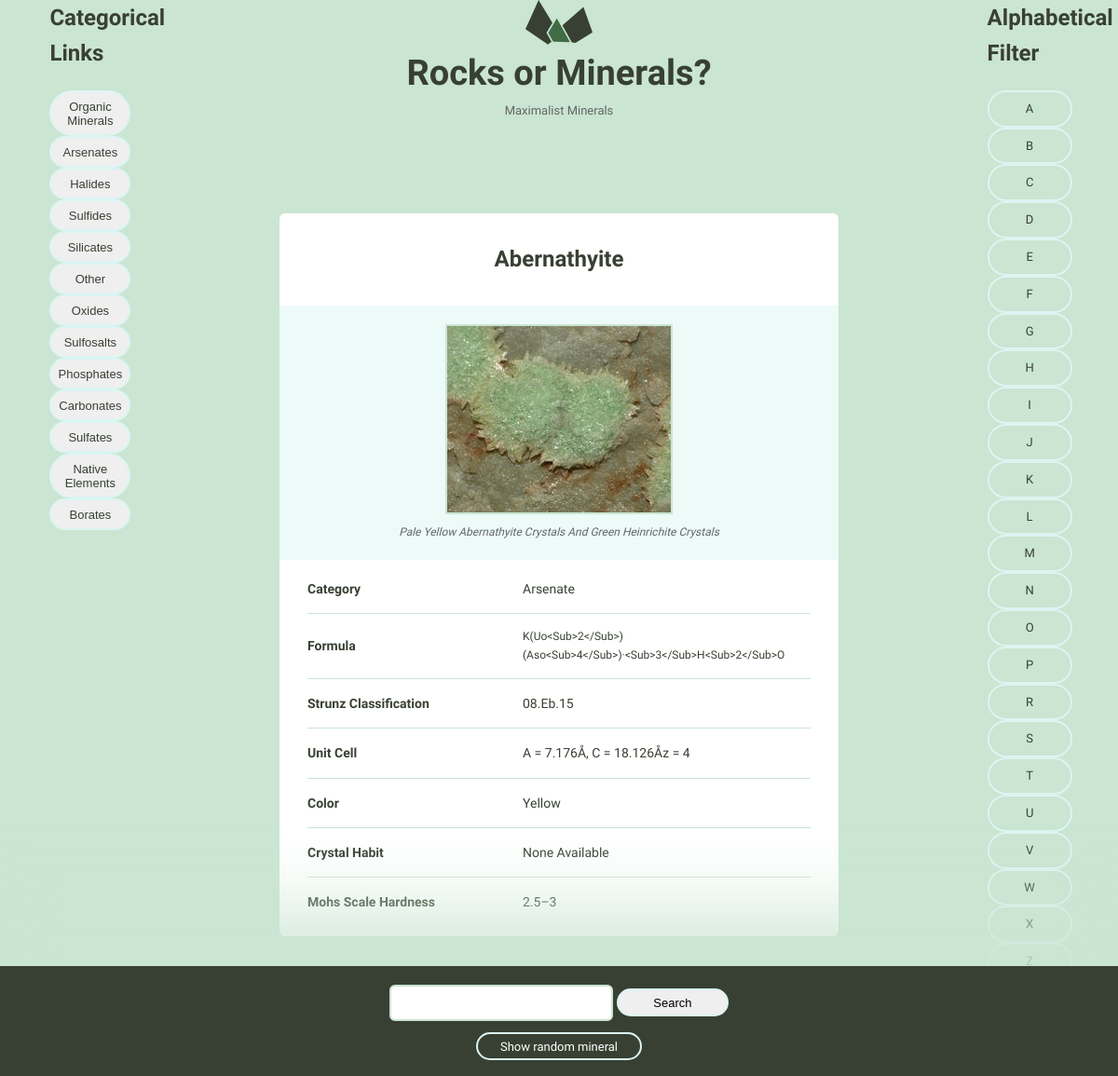
Page /minerals/2/ on the committed database.
### minerals/models.py (models this page shows, shortened)
class Mineral(models.Model):
    name = models.CharField(unique=True, max_length=255)
    image_filename = models.FileField(blank=True, default='')
    image_caption = models.TextField(blank=True, default='')
    category = models.CharField(blank=True, default='', max_length=255)
    formula = models.TextField(blank=True, default='', max_length=255)
    strunz_classification = models.CharField(blank=True, default='', max_length=255)
    crystal_system = models.CharField(blank=True, default='', max_length=255)
    unit_cell = models.CharField(blank=True, default='', max_length=255)
    color = models.CharField(blank=True, default='', max_length=255)
    crystal_symmetry = models.CharField(blank=True, default='', max_length=255)
    cleavage = models.CharField(blank=True, default='', max_length=255)
    mohs_scale_hardness = models.CharField(blank=True, default='', max_length=255)
    luster = models.CharField(blank=True, default='', max_length=255)
    streak = models.CharField(blank=True, default='', max_length=255)
    diaphaneity = models.CharField(blank=True, default='', max_length=255)
    optical_properties = models.CharField(blank=True, default='', max_length=255)
    group = models.CharField(blank=True, default='', max_length=255)
    refractive_index = models.CharField(blank=True, default='', max_length=255)
    crystal_habit = models.CharField(blank=True, default='', max_length=255)
    specific_gravity = models.CharField(blank=True, default='', max_length=255)

### minerals/views.py (the view)
# urls.py: url(r'(?P<pk>\d+)/$', mineral_views.mineral_detail, name='detail'),
def mineral_detail(request, pk):
    selected_mineral = get_object_or_404(Mineral, id=pk)
    return render(request,
                  'detail.html',
                  {'mineral': selected_mineral})

### mineralcatalog_search/templatetags/utlity_tags.py (called while the page is built)
@register.simple_tag
def random_mineral():
    record = random.randint(Mineral.objects.all().order_by("id")[0].id,
                            Mineral.objects.all().order_by("-id")[0].id)
    link = Mineral.objects.get(pk=record)
    return reverse('minerals:detail', kwargs={"pk":link.id})

@register.simple_tag
def menu_dict():
    mineral_names_ids = {}
    for mineral in Mineral.objects.all().values('id', 'name', 'group'):
        if mineral['group'] in mineral_names_ids.keys():
            mineral_names_ids[mineral['group']].append(
                                             (mineral['name'],
                                              reverse('minerals:detail', kwargs={"pk": mineral['id']}))
                                             )
        else:
            mineral_names_ids[mineral['group']] = [
                                         (mineral['name'],
                                         reverse('minerals:detail', kwargs={"pk": mineral['id']}))
                                        ]
    return mineral_names_ids

@register.simple_tag
def alpha_dict():
    mineral_names_ids = {}
    for mineral in Mineral.objects.all().values('id', 'name'):
        letter = mineral['name'][0].upper()
        if letter in mineral_names_ids.keys():
            mineral_names_ids[letter].append(
                                             (mineral['name'],
                                              reverse('minerals:detail', kwargs={"pk": mineral['id']}))
                                            )
        else:
            mineral_names_ids[letter] = [
                                         (mineral['name'],
                                         reverse('minerals:detail', kwargs={"pk": mineral['id']}))
                                        ]
    return mineral_names_ids

### minerals/templates/detail.html
{% extends "layout.html" %}
{% load static %}
{% load utility_tags %}
{% block content %}
    <div class="bounds bounds--small">
      <div class="grid-100 mineral__container">
        <h1 class="mineral__name">{{mineral.name|title}}</h1>
        <div class="mineral__image-bg">
            <img class="mineral__image" src="{% static 'images/'|add:mineral.name|add:'.jpg' %}">
          <p class="mineral__caption">{{mineral.image_caption|default:"None Available"|title}}</p>
        </div>
        <div class="mineral__table-container">
          <table class="mineral__table">
            <tr>
              <td class="mineral__category">Category</td>
              <td>{{mineral.category|default:"None Available"|title}}</td>
            </tr>
            <tr>
              <td class="mineral__category">Formula</td>
              <td class="mineral__formula">{{mineral.formula|default:"None Available"|title}}</td>
            </tr>
            <tr>
              <td class="mineral__category">Strunz Classification</td>
              <td>{{mineral.strunz_classification|default:"None Available"|title}}</td>
            </tr>
            <tr>
              <td class="mineral__category">Unit Cell</td>
              <td>{{mineral.unit_cell|default:"None Available"|title}}</td>
            </tr>
            <tr>
              <td class="mineral__category">Color</td>
              <td>{{mineral.color|default:"None Available"|title}}</td>
            </tr>
            <tr>
              <td class="mineral__category">Crystal Habit</td>
              <td>{{mineral.crystal_habit|default:"None Available"|title}}</td>
            </tr>
            <tr>
              <td class="mineral__category">Mohs Scale Hardness</td>
              <td>{{mineral.mohs_scale_hardness|default:"None Available"|title}}</td>
            </tr>
          </table>
        </div>
      </div>
    </div>
  </body>
{% endblock %}

### templates/layout.html (shortened to what this page needs)
{%load static from staticfiles %}
{% load utility_tags %}
<!DOCTYPE html>
<html lang="en">
    <head>
      <link rel="stylesheet" type="text/css" href="{% static 'css/global.css' %}">
    </head>
    <body>
    <div class="grid-100">
        <div class="grid-10" style="float: left; margin-left: 2%; margin-right: -8%">
            <h2>Categorical Links</h2>
            {% menu_dict as menu %}
            {% for key, values in menu.items %}
                <button class="accordion">{{key}}</button>
            {% endfor %}
        </div>
        <div class="grid-10" style="float: right; margin-right: 2%; margin-left:-8%">
            <h2>Alphabetical Filter</h2>
            {% alpha_dict as alpha %}
            {% for key, values in alpha.items %}
                {% url 'index' as core_index %}
                {% url 'minerals:index' as mineral_index %}
                {% with request.path|slice:"-1:" as target_letter %}
                    {% if key == target_letter %}
                        <a class="minerals__anchor" href="{% url 'minerals:alpha' letter=key %}" style="font-weight: bolder;">{{key}}</a>
                    {% elif key == 'A' and request.path == core_index or  key == 'A' and request.path == mineral_index %}
                        <a class="minerals__anchor" href="{% url 'minerals:alpha' letter=key %}" style="font-weight: bolder;">{{key}}</a>
                    {% else %}
                        <a class="minerals__anchor" href="{% url 'minerals:alpha' letter=key %}" style="font-weight: lighter;">{{key}}</a>
                    {% endif %}
                {% endwith %}
            {% endfor %}
        </div>
        <div>
            <a href="/">
              <h1 class="logo__name text-centered">Rocks or Minerals?</h1>
            </a>
            <p class="logo__text text-centered">Maximalist Minerals</p>
            {% block content %}
            {% endblock %}
        <div class="minerals__random">
            <form method="GET" action="{% url 'minerals:search' %}">
             <input type="text" id="q" name="q" style="color: black; width: 20%; height: 5%;">
             <button class="minerals__anchor" style="width: 10%; height: 5%; color: black;">Search</button>
            </form>
            <a class="minerals__anchor" href="{% random_mineral %}">Show random mineral</a></li>
        </div>
    </body>
</html>

### assets/css/global.css (style rules this page uses)
html { font-family: sans-serif; -ms-text-size-adjust: 100%; -webkit-text-size-adjust: 100%; }
body { margin: 0; }
h1 { font-size: 2em; margin: 0.67em 0; }
img { border: 0; }
svg:not(:root) { overflow: hidden; }
input { color: inherit; font: inherit; margin: 0; }
input { line-height: normal; }
table { border-collapse: collapse; border-spacing: 0; }
td, th { padding: 0; }
html { font-size: 62.5%; }
body { background-color: #CAE5D2; font-size: 1.5em; line-height: 1.6; font-weight: 400; font-family: "Cousine"; color: #666; }
.bounds { max-width: 800px; margin: 0 auto; padding: 50px 0 150px; overflow: hidden; }
.bounds--small { max-width: 600px; padding: 50px 10px 150px; }
.grid, .grid-5, .grid-10, .grid-15, .grid-20, .grid-25, .grid-30, .grid-33, .grid-35, .grid-40, .grid-45, .grid-50, .grid-55, .grid-60, .grid-65, .grid-66, .grid-70, .grid-75, .grid-80, .grid-90, .grid-95, .grid-100 { float: left; box-sizing: border-box; position: relative; }
.grid-10 { width: 10%; padding: 0 15px; }
.grid-100 { width: 100%; padding: 0 15px; }
h1, h2, h3, h4, h5, h6 { margin-top: 0; margin-bottom: 2rem; font-weight: bold; font-family: "Work Sans", sans-serif; color: #384033; }
h1 { font-size: 3.8rem; }
h2 { font-size: 2.4rem; }
@media (min-width: 550px) { h1 { font-size: 3.8rem; } }
@media (min-width: 550px) { h2 { font-size: 2.4rem; } }
p { margin-top: 0; font-size: 1.6rem; }
input[type="text"] { background: #fff; width: 100%; color: #666; border-radius: 6px; border: 2px solid #CAE5D2; padding: 9px 15px 10px 15px; margin-bottom: 15px; outline: none; box-sizing: border-box; font-size: 1.4rem; font-family: "Work Sans", sans-serif; -webkit-appearance: none; -moz-appearance: none; appearance: none; -webkit-transition: 0.2s; -moz-transition: 0.2s; -ms-transition: 0.2s; -o-transition: 0.2s; transition: 0.2s; }
th, td { padding: 15px; text-align: left; border-bottom: 1px solid #e1e1e1; }
th:first-child, td:first-child { padding-left: 0; }
th:last-child, td:last-child { padding-right: 0; }
input { margin-bottom: 1.5rem; }
table, p, ul { margin-bottom: 2.5rem; }
.text-centered { text-align: center; }
.logo { display: block; fill: #384033; position: relative; margin: 0 auto; width: 72px; }
.logo__name { margin-bottom: 0; }
.logo__text { margin-bottom: 50px; font-size: 13px; }
.minerals__anchor { border: solid 2px #DCF5F2; border-radius: 100px; color: #384033; display: block; font-size: 13px; text-align: center; padding: 8px 0 7px 0; width: 100%; transition: background-color 200ms ease-in-out, font-weight 200ms ease-in-out, color 200ms ease-in-out; }
.minerals__random { background-color: #384033; box-shadow: 0 0 100px 50px #CAE5D2; color: #fff; padding: 20px 0 20px 0; position: fixed; bottom: 0; text-align: center; width: 100%; }
.minerals__random .minerals__anchor { display: inline; color: #fff; padding: 6px 24px 5px 24px; }
.mineral__container { background-color: #fff; border-radius: 6px; list-style: none; padding: 0; text-align: center; }
.mineral__name { display: block; width: 100%; margin: 0; font-size: 24px; padding: 30px 0 30px 0; }
.mineral__image { display: block; margin: 0 auto; border: solid 2px #CAE5D2; }
.mineral__image-bg { background-color: #ecfaf8; padding: 20px 0; }
.mineral__caption { font-size: 12px; font-style: italic; padding: 10px 0 0 0; margin: 0; }
.mineral__table { font-size: 14px; color: #384033; }
.mineral__table td { border-color: #CAE5D2; }
.mineral__table tr:last-of-type td { border-bottom: none; padding-bottom: 0; }
.mineral__table-container { padding: 5px 30px 0; }
.mineral__category { font-weight: bold; width: 40%; }
.mineral__formula { font-size: 12px; }
.accordion { active:false; collapsible: true; border: solid 2px #DCF5F2; border-radius: 100px; color: #384033; display: block; font-size: 13px; text-align: center; padding: 8px 0 7px 0; width: 100%; transition: background-color 200ms ease-in-out, font-weight 200ms ease-in-out, color 200ms ease-in-out; }

### rows in the picture
Mineral: menu "Organic Minerals"
Mineral: menu "Arsenates", name "Abernathyite", name (picture), image_caption "Pale Yellow Abernathyite Crystals And Green Heinrichite Crystals", category "Arsenate", formula "K(Uo<Sub>2</Sub>)(Aso<Sub>4</Sub>)·<Sub>3</Sub>H<Sub>2</Sub>O", strunz_classification "08.Eb.15", unit_cell "A = 7.176Å, C = 18.126Åz = 4", color "Yellow", crystal_habit "None Available", mohs_scale_hardness "2.5–3"
Mineral: menu "Halides"
Mineral: menu "Sulfides"
Mineral: menu "Silicates"
Mineral: menu "Other"
Mineral: menu "Oxides"
Mineral: menu "Sulfosalts"
Mineral: menu "Phosphates"
Mineral: menu "Carbonates"
Mineral: menu "Sulfates"
Mineral: menu "Native Elements"
Mineral: menu "Borates"

### other values in the picture
{{ key }} "A" "B" "C" "D" "E" "F" "G" "H" "I" "J" "K" "L" "M" "N" "O" "P" "R" "S" "T" "U" "V" "W" "X" "Z"
